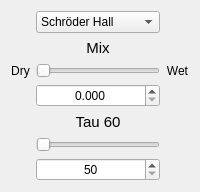
                <widget class="QWidget" name="page_2R_hall">
                 <layout class="QVBoxLayout" name="verticalLayout_37">
                  <item>
                   <layout class="QGridLayout" name="gridLayout_21">
                    <item row="5" column="1">
                     <widget class="QSlider" name="horizontalSlider_2R_hall_tau60">
                      <property name="minimum">
                       <number>50</number>
                      </property>
                      <property name="maximum">
                       <number>2000</number>
                      </property>
                      <property name="orientation">
                       <enum>Qt::Horizontal</enum>
                      </property>
                     </widget>
                    </item>
                    <item row="1" column="1">
                     <widget class="QLabel" name="label_50">
                      <property name="font">
                       <font>
                        <pointsize>11</pointsize>
                       </font>
                      </property>
                      <property name="text">
                       <string>Mix</string>
                      </property>
                      <property name="alignment">
                       <set>Qt::AlignBottom|Qt::AlignHCenter</set>
                      </property>
                     </widget>
                    </item>
                    <item row="4" column="1">
                     <widget class="QLabel" name="label_49">
                      <property name="font">
                       <font>
                        <pointsize>11</pointsize>
                       </font>
                      </property>
                      <property name="text">
                       <string>Tau 60</string>
                      </property>
                      <property name="alignment">
                       <set>Qt::AlignBottom|Qt::AlignHCenter</set>
                      </property>
                     </widget>
                    </item>
                    <item row="2" column="0">
                     <widget class="QLabel" name="label_51">
                      <property name="text">
                       <string>Dry</string>
                      </property>
                      <property name="alignment">
                       <set>Qt::AlignCenter</set>
                      </property>
                     </widget>
                    </item>
                    <item row="2" column="1">
                     <widget class="QSlider" name="horizontalSlider_2R_hall_mix">
                      <property name="maximum">
                       <number>1000</number>
                      </property>
                      <property name="orientation">
                       <enum>Qt::Horizontal</enum>
                      </property>
                     </widget>
                    </item>
                    <item row="2" column="2">
                     <widget class="QLabel" name="label_48">
                      <property name="text">
                       <string>Wet</string>
                      </property>
                      <property name="alignment">
                       <set>Qt::AlignCenter</set>
                      </property>
                     </widget>
                    </item>
                    <item row="0" column="1">
                     <widget class="QComboBox" name="comboBox_2R_hall_auswahl">
                      <item>
                       <property name="text">
                        <string>Schröder Hall</string>
                       </property>
                      </item>
                      <item>
                       <property name="text">
                        <string>andrer Hall</string>
                       </property>
                      </item>
                     </widget>
                    </item>
                    <item row="6" column="1">
                     <widget class="QSpinBox" name="spinBox_2R_hall_showTau60">
                      <property name="alignment">
                       <set>Qt::AlignCenter</set>
                      </property>
                      <property name="minimum">
                       <number>50</number>
                      </property>
                      <property name="maximum">
                       <number>2000</number>
                      </property>
                     </widget>
                    </item>
                    <item row="3" column="1">
                     <widget class="QDoubleSpinBox" name="doubleSpinBox_2R_hall_showMix">
                      <property name="alignment">
                       <set>Qt::AlignCenter</set>
                      </property>
                      <property name="decimals">
                       <number>3</number>
                      </property>
                      <property name="maximum">
                       <double>1.000000000000000</double>
                      </property>
                      <property name="singleStep">
                       <double>0.001000000000000</double>
                      </property>
                     </widget>
                    </item>
                   </layout>
                  </item>
                 </layout>
                </widget>
